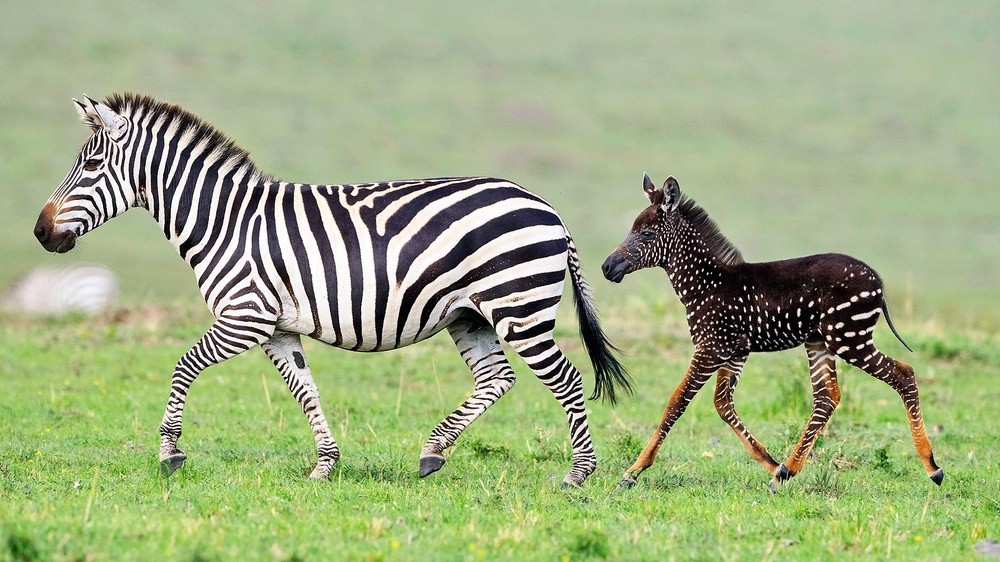
#> input picture test/Esonero1/mat216652/mat216652/zebra.jpg, 1000 x 562 px, shrunk from 1814 x 1020 before the run
$ jupyter execute --allow-errors Esonero1_8apr2021_compilato.ipynb   (shell and % lines are left out)   (older library calls are emulated)
#> lines starting #> are read from the running program, lines starting #| are printed output that depends on the picture; after the words box and inside, x2 and y2 are one past the last pixel; in counts of white or black regions, pixels touching at a corner belong together
# Esonero 1 - 8 Aprile 2021

Completare i seguenti esercizi tramite uno o più blocchi di codice e descrivendo le operazioni effettuate

### Punteggio Esercizi

    1a: 1
    1b: 1.5
    1c: 2
    1d: 1
    2: 1.5
    3: 1
    4: 1
    5: 1

[cell 1]
import numpy as np
from skimage.color import rgb2gray
from scipy.ndimage import convolve

import imageio
from skimage.color import rgb2gray
import os
from skimage import io
import skimage

import matplotlib.pyplot as plt

def myimshow(I, **kwargs):
    # utility function to show image
    plt.figure();
    plt.axis('off')
    plt.imshow(I, cmap=plt.gray(), **kwargs)

# Esercizio 1

## Filtri di Gabor

Il filtro di Gabor (in forma semplificata) è definito dalla seguente funzione che restituisce due parti (reale e immaginaria)

$$RE_g(x,y,\omega,\theta) = \frac{\omega^2}{4\pi^3}\left[\exp\left\{-(\omega^2/8\pi^2) (4x'^2 + y'^2)\right\}\right]\exp\left(\pi^2/2\right)(\omega x \cos \theta)$$

$$IM_g(x,y,\omega,\theta) = \frac{\omega^2}{4\pi^3}\left[\exp\left\{-(\omega^2/8\pi^2) (4x'^2 + y'^2)\right\}\right]\exp\left(\pi^2/2\right)(\omega x \sin \theta)$$

dove $x' = x \cos \theta + y \sin \theta$ e $y' = y \cos \theta. - x \sin \theta$. L'implementazione è data dal codice sottostante:

[cell 2]
zebra =  rgb2gray(imageio.imread('zebra.jpg'))
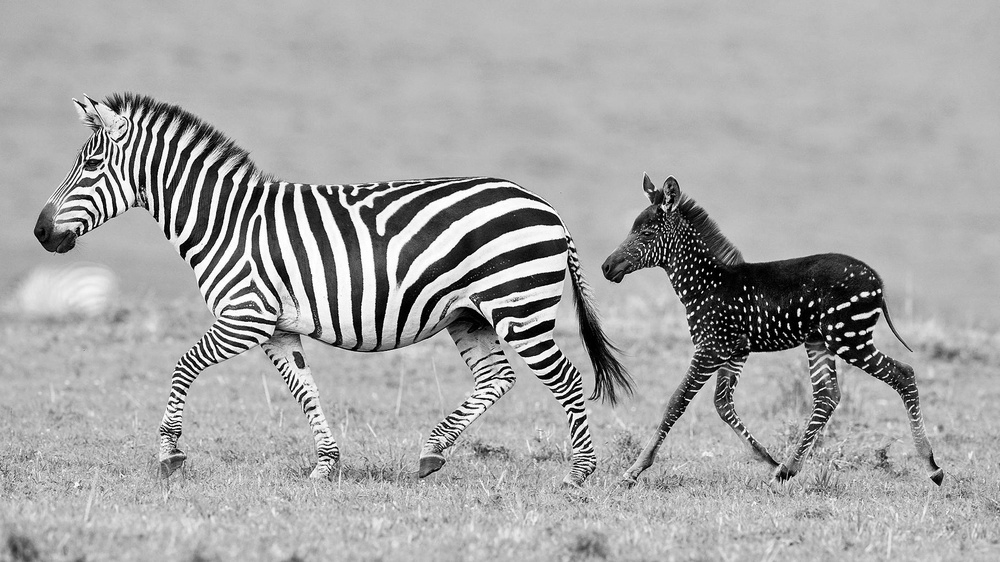
#> zebra: shape (562, 1000) float64; min 0, max 1, mean 0.653

[cell 3]
myimshow(zebra)

[cell 4]
def genGabor(sz, omega, theta, func=np.cos):
    radius = (int(sz[0]/2.0), int(sz[1]/2.0))
    [x, y] = np.meshgrid(range(-radius[0], radius[0]), range(-radius[1], radius[1]))

    x1 = x * np.cos(theta) + y * np.sin(theta)
    y1 = -x * np.sin(theta) + y * np.cos(theta)

    gauss = omega**2 / (4*np.pi**3) * np.exp(- omega**2 / (8*np.pi**2) * ( 4 * x1**2 + y1**2))
    sinusoid = func(omega * x1) * np.exp(np.pi**2 / 2)
    gabor = gauss * sinusoid
    return gabor

`sz` rappresenta la dimensione del filtro, `omega` la frequenza e `theta` l'orientamento.

1. Plottare il filtro per valori a scelta dei parametri

[cell 5]
gabor = genGabor((512,512),0.5,np.pi/2)
myimshow(gabor)
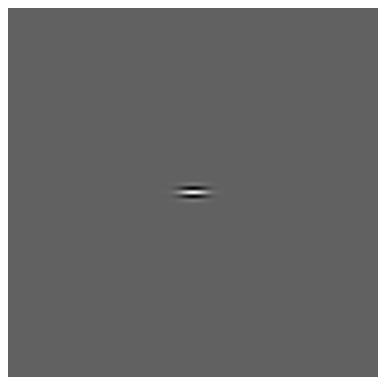
#> figure drawn by matplotlib, 1 panel

2. Applicare il filtro di Gabor alla figura della zebra e plottare il risultato. Cosa potete dire del filtro?

[cell 6]
from scipy.signal import convolve2d
z_gabor = genGabor((64,64),0.5,np.pi/2)
myimshow(convolve2d(zebra, z_gabor, mode='valid'))

3. Aggiustare i parametri di ampiezza e rotazione per individuare le strisce verticali. plottare il risultato

[cell 7]
z_gabor_2 = genGabor((64,64),0.2,0)
myimshow(convolve2d(zebra, z_gabor_2, mode='valid'))
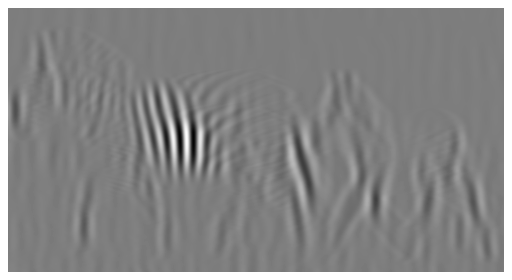
#> figure drawn by matplotlib, 1 panel

Per la seguente immagine _gabor1.jpg_

4. Qual è il filtro più semplice che permetterebbe di individuare i contorni? Giustificare la risposta

Avremmo potuto utilizzare il l'algoritmo di edge detection di Canny

#> (a cell that did not finish here is left out)

# Esercizio 2

Riconoscere il filtro che ha generato questa immagine a partire dall'immagine contenente le forme. Fornire un esempio.

[cell 9]
from skimage import io
filtered = io.imread(os.path.join("filter2.jpg"))
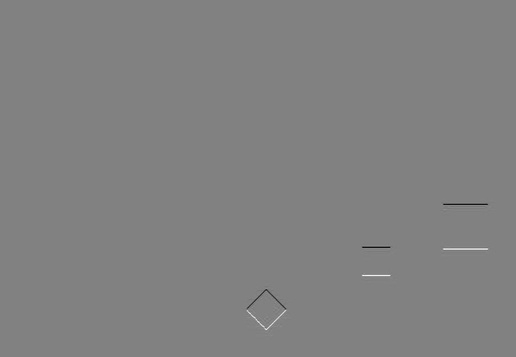
#> input picture test/Esonero1/mat216652/mat216652/filter2.jpg, 516 x 357 px, shrunk from 936 x 648 before the run
#> filtered is the input picture: shape (357, 516); min 14, max 249, mean 129
myimshow(filtered)

[cell 10]
quadrati = io.imread(os.path.join("quadrati.jpg"))
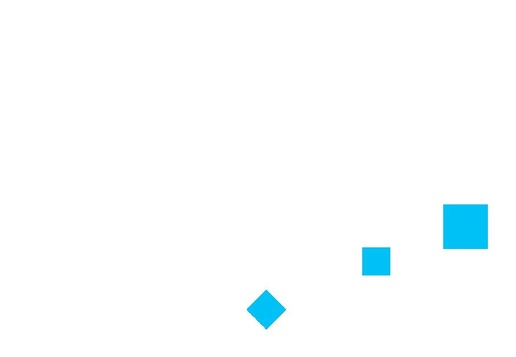
#> input picture test/Esonero1/mat216652/mat216652/quadrati.jpg, 516 x 357 px, shrunk from 936 x 648 before the run
#> quadrati is the input picture: shape (357, 516, 3); mean R, G, B 250, 253.7, 254.7
myimshow(quadrati)

[cell 11]
from scipy import ndimage
bn = skimage.img_as_ubyte(rgb2gray(quadrati))
#myimshow(bn)
#> (the rest of this cell did not finish here and is left out)

# Esercizio 3

Mostrare gli effetti e spiegare cosa succedequando si applica due volte un filtro gaussiano

Data un'immagine _img_ applicare il filtro gaussiano G

img1 = G(G(img))

A cosa equivale questa trasformazione?
Fornire un esempio

[cell 12]
from skimage import filters
gaussian_result1 = filters.gaussian(quadrati,sigma=10,multichannel=True)
myimshow(gaussian_result1)
gaussian_result2 = filters.gaussian(gaussian_result1,sigma=10,multichannel=True)
myimshow(gaussian_result2)

# Esercizio 4

Identificare i cerchi verdi tramite trasformata di Hough contornandoli con un quadrato

[cell 13]
import cv2
forme = io.imread(os.path.join("forme.jpg"))
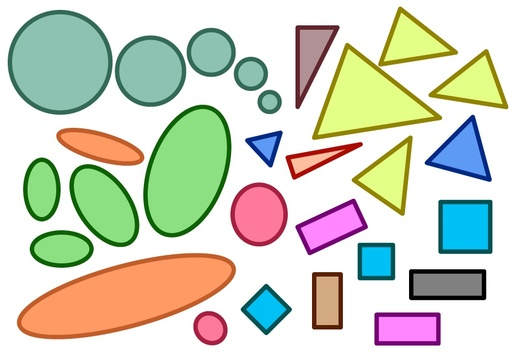
#> input picture test/Esonero1/mat216652/mat216652/forme.jpg, 516 x 357 px, shrunk from 936 x 648 before the run
#> forme is the input picture: shape (357, 516, 3); mean R, G, B 207.3, 211.3, 194.1
#myimshow(forme)
gray = rgb2gray(forme)
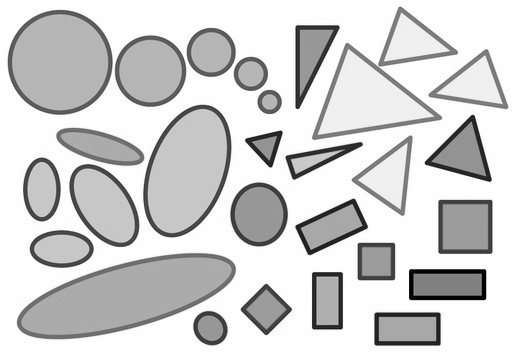
#> gray: shape (357, 516) float64; min 0, max 1, mean 0.821
gray = skimage.img_as_ubyte(gray)
#myimshow(gray)
circles_float = cv2.HoughCircles(gray,cv2.HOUGH_GRADIENT,0.9,minDist=60,param1 = 30, param2 = 45, minRadius = 10, maxRadius = 100)
#> circles_float = [[58.5, 61.5, 47.1], [141.5, 162.5, 83.9], [150.5, 71.5, 35.7], [261.5, 214.5, 27.5], [78.5, 218.5, 56.1], [210.5, 52.5, 19.6], [209.5, 154.5, 46.3], [269.5, 101.5, 12.4], [211.5, 326.5, 14.1]]
circles = np.uint16(np.around(circles_float))
#> circles = [[58, 62, 47], [142, 162, 84], [150, 72, 36], [262, 214, 28], [78, 218, 56], [210, 52, 20], [210, 154, 46], [270, 102, 12], [212, 326, 14]]
circles = np.squeeze(circles)
circles = circles[circles[:,0].argsort()]
#> circles = [[58, 62, 47], [78, 218, 56], [142, 162, 84], [150, 72, 36], [210, 52, 20], [210, 154, 46], [212, 326, 14], [262, 214, 28], [270, 102, 12]]
to_draw = forme.copy()
for i in range(circles.shape[0]):
  center = circles[i,0],circles[i,1]
  radius = circles[i,2]
  x_sx = center[0] - radius
  y_sx = center[1] -radius
  x_dx = center[0] + radius
  y_dx = center[1] + radius
  cv2.rectangle(to_draw,(x_sx,y_sx),(x_dx,y_dx),(255,0,0),5)
#> this loop made 9 passes
#> (center, radius, x_sx, y_sx, x_dx, y_dx) on passes 1 to 9: ((58, 62), 47, 11, 15, 105, 109), ((78, 218), 56, 22, 162, 134, 274), ((142, 162), 84, 58, 78, 226, 246), ((150, 72), 36, 114, 36, 186, 108), ((210, 52), 20, 190, 32, 230, 72), ((210, 154), 46, 164, 108, 256, 200), ((212, 326), 14, 198, 312, 226, 340), ((262, 214), 28, 234, 186, 290, 242), ((270, 102), 12, 258, 90, 282, 114)
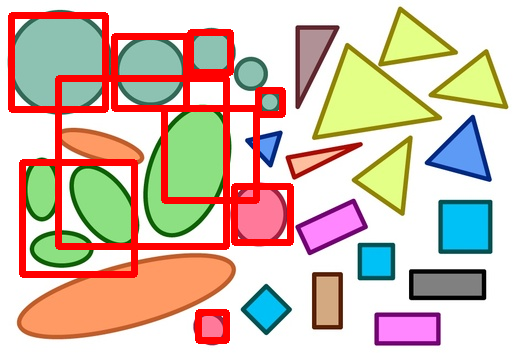
#> to_draw: shape (357, 516, 3); 9.84% of pixels changed, all inside (x1, y1, x2, y2) = (8, 12, 294, 344)
myimshow(to_draw)

# Esercizio 5

Definire una matrice di roto traslazione che effettua una rotazione di 60° in senso orario in (15, 25) e una traslazione di 20 px sull'asse y.

Mostrare e descrivere tutti i passaggi: dalla definizione della matrice all'applicazione della trasformazione

[cell 14]
from scipy.ndimage import affine_transform
center = np.array([15,25])
angle = 15*np.pi/180.0
transform = np.array([[np.cos(angle),-np.sin(angle)],[np.sin(angle),np.cos(angle)]])
offset = (center - center.dot(transform)).dot(np.linalg.inv(transform))
dst = affine_transform(zebra,transform,order=2,offset=-offset)
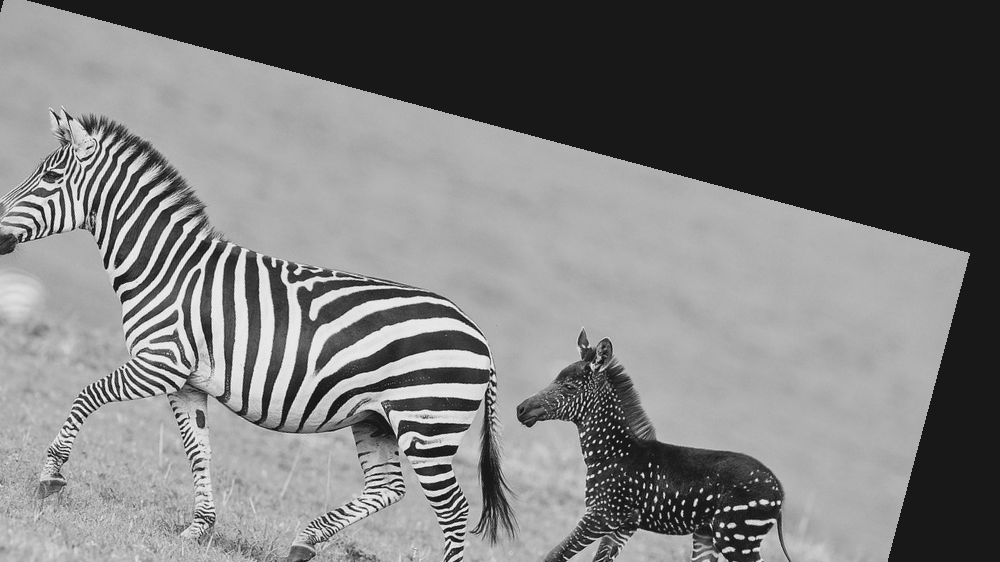
#> dst: shape (562, 1000) float64; min -0.115, max 1.1, mean 0.471; drawn with min black and max white
myimshow(dst)

la matrice transform è stata definita, per come visto a lezione:

[cell 15]
trans = np.array([[1,0,0],[0,1,20],[0,0,1]])
result = affine_transform(dst,trans,mode="constant",cval=0.0)
myimshow(result)

La matrice di traslazione è stata così definita:

la combinazione delle due matrici è così ottenuta:

[cell 16]
T = np.array([[np.cos(angle),-np.sin(angle),0],[np.sin(angle),np.cos(angle),20],[0,0,1]])
r = affine_transform(zebra,T,mode="constant",cval=0.0)
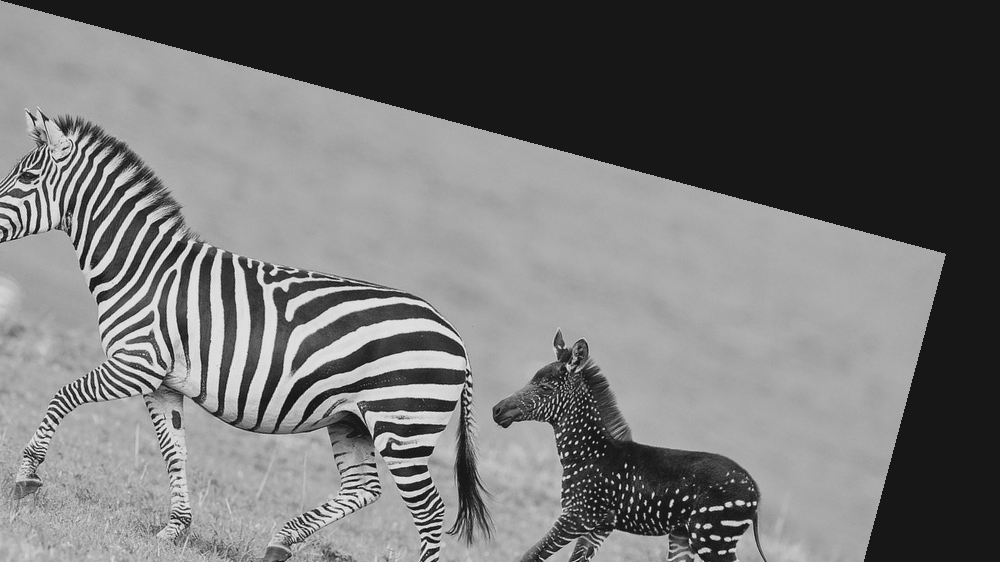
#> r: shape (562, 1000) float64; min -0.119, max 1.15, mean 0.454; drawn with min black and max white
myimshow(r)
